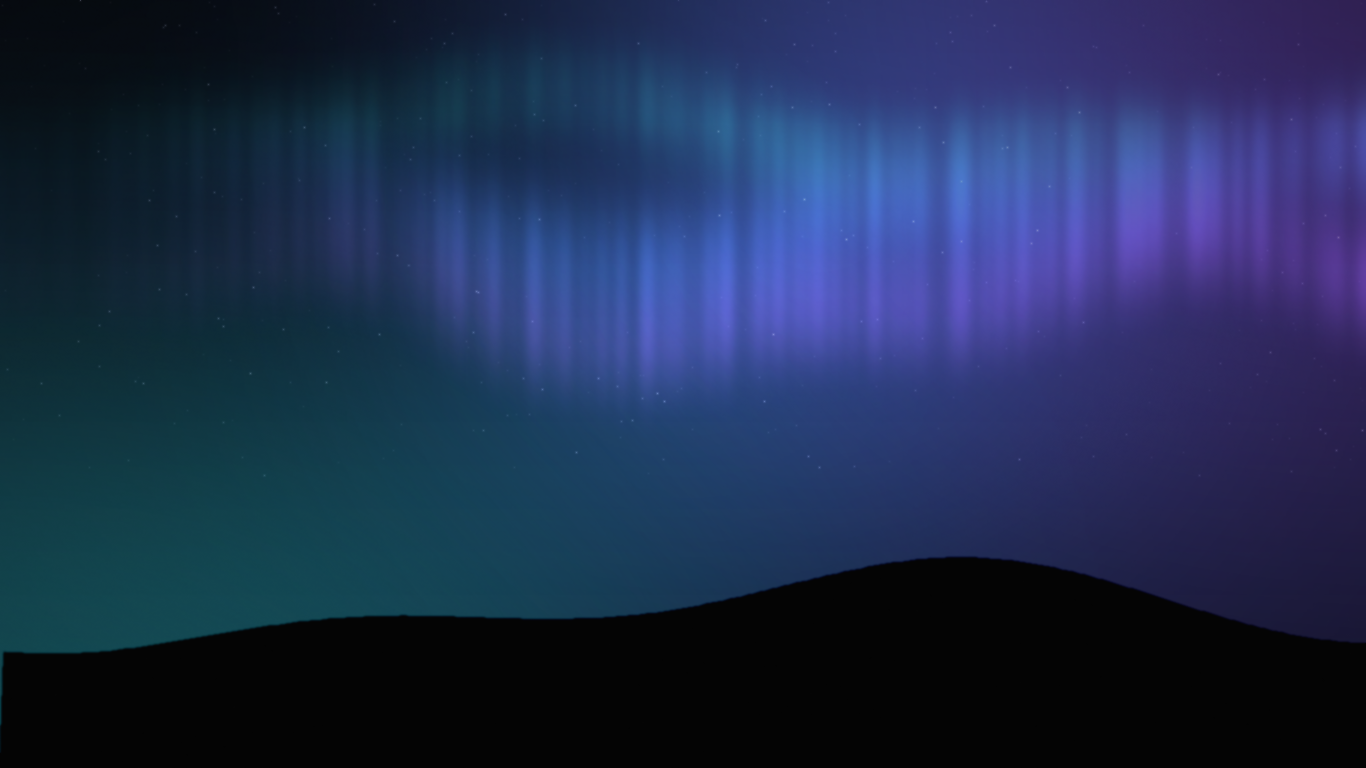

This figure's Python source:
"""Generate a 1366x768 'Midnight Aurora' wallpaper using only Pillow."""
import random
import math
from PIL import Image, ImageDraw, ImageFilter, ImageChops

W, H = 1366, 768
random.seed(7)

# ---------------------------------------------------------------- helpers
def vertical_gradient(stops, w=W, h=H):
    small = Image.new("RGB", (1, h))
    d = ImageDraw.Draw(small)
    for y in range(h):
        t = y / (h - 1)
        for i in range(len(stops) - 1):
            p0, c0 = stops[i]
            p1, c1 = stops[i + 1]
            if p0 <= t <= p1:
                k = 0 if p1 == p0 else (t - p0) / (p1 - p0)
                col = tuple(int(c0[j] + (c1[j] - c0[j]) * k) for j in range(3))
                d.point((0, y), fill=col)
                break
    return small.resize((w, h), Image.BILINEAR)


def radial_mask(radius):
    m = Image.new("L", (W, H), 0)
    ImageDraw.Draw(m).ellipse(
        [W / 2 - radius, H / 2 - radius, W / 2 + radius, H / 2 + radius], fill=255
    )
    return m.filter(ImageFilter.GaussianBlur(radius * 0.55))


def glow(canvas, cx, cy, radius, colour, strength):
    m = Image.new("L", (W, H), 0)
    ImageDraw.Draw(m).ellipse(
        [cx - radius, cy - radius, cx + radius, cy + radius], fill=255
    )
    m = m.filter(ImageFilter.GaussianBlur(radius * 0.55))
    col = Image.new("RGB", (W, H), tuple(int(c * strength) for c in colour))
    return ImageChops.add(canvas, ImageChops.multiply(col, Image.merge("RGB", (m, m, m))))


# ---------------------------------------------------------------- base
img = vertical_gradient(
    [(0.0, (4, 6, 16)), (0.55, (9, 14, 32)), (1.0, (13, 22, 46))]
)

img = glow(img, int(W * 0.16), int(H * 1.02), 420, (18, 120, 110), 0.85)
img = glow(img, int(W * 0.86), int(H * 0.06), 470, (96, 52, 150), 0.80)
img = glow(img, int(W * 0.60), int(H * 0.30), 340, (20, 90, 140), 0.55)

# ---------------------------------------------------------------- aurora
aw, ah = W // 2, H // 2
aur = Image.new("RGB", (aw, ah), (0, 0, 0))
ad = ImageDraw.Draw(aur)
ribbons = [((34, 226, 190), 0.16, 0.045, 26), ((86, 130, 255), 0.27, 0.060, 34),
           ((168, 92, 255), 0.38, 0.050, 30)]
for i, (colour, base, width, thickness) in enumerate(ribbons):
    phase = random.uniform(0, 6.28)
    freq = random.uniform(1.1, 1.9)
    pts = []
    for px in range(-10, aw + 11, 3):
        xn = px / aw
        cy = base + 0.055 * math.sin(xn * 6.28 * freq + phase)
        cy += 0.025 * math.sin(xn * 6.28 * freq * 2.3 + phase * 1.7)
        pts.append((px, cy * ah))
    ad.line(pts, fill=colour, width=thickness, joint="curve")
aur = aur.filter(ImageFilter.GaussianBlur(16))

# vertical streaks so the ribbons read as light shafts
streaks = Image.new("L", (aw, ah), 0)
sd = ImageDraw.Draw(streaks)
for x in range(0, aw, 3):
    v = 95 + 160 * (0.5 + 0.5 * math.sin(x * 0.55 + random.uniform(0, 6)))
    v *= random.uniform(0.7, 1.0)
    sd.line([(x, 0), (x, ah)], fill=int(v), width=2)
streaks = streaks.filter(ImageFilter.GaussianBlur(2.4))
aur = ImageChops.multiply(aur, Image.merge("RGB", (streaks, streaks, streaks)))

# fade the aurora at the top and clear a soft gutter on the left for the icons
gutter = Image.new("L", (256, 1))
gd = ImageDraw.Draw(gutter)
for x in range(256):
    t = x / 255
    gd.point((x, 0), fill=int(255 * min(1.0, 0.10 + (t / 0.34) ** 1.5 * 0.90)))
gutter = gutter.resize((W, H), Image.BILINEAR)

vfade = Image.new("L", (1, H))
vd = ImageDraw.Draw(vfade)
for y in range(H):
    t = y / (H - 1)
    vd.point((0, y), fill=int(255 * min(1.0, (t / 0.16) ** 1.2)))
vfade = vfade.resize((W, H), Image.BILINEAR)

fade = ImageChops.multiply(gutter, vfade)
aur = aur.resize((W, H), Image.BILINEAR).filter(ImageFilter.GaussianBlur(2))
aur = ImageChops.multiply(aur, Image.merge("RGB", (fade, fade, fade)))
img = ImageChops.add(img, aur.point(lambda v: int(v * 0.95)))

# ---------------------------------------------------------------- stars
stars = Image.new("RGB", (W, H), (0, 0, 0))
sd2 = ImageDraw.Draw(stars)
for _ in range(430):
    x = random.randrange(W)
    y = random.randrange(int(H * 0.62))
    b = int(30 + 210 * random.random() ** 2.6)
    sd2.point((x, y), fill=(b, b, min(255, int(b * 1.15))))
stars = stars.filter(ImageFilter.GaussianBlur(0.55))
img = ImageChops.add(img, stars)

# ---------------------------------------------------------------- ridge
def ridge(y_base, amp1, f1, amp2, f2, phase, shade):
    mask = Image.new("L", (W, H), 0)
    md = ImageDraw.Draw(mask)
    pts = [(0, H), (W, H)]
    for px in range(W, -1, -6):
        xn = px / (W - 1)
        y = y_base + amp1 * math.sin(xn * f1 + phase) + amp2 * math.sin(xn * f2 + phase * 2.3)
        pts.append((px, y * H))
    md.polygon(pts, fill=int(255 * shade))
    return mask.filter(ImageFilter.GaussianBlur(1.1))

ridge_mask = ridge(0.795, 0.045, 6.1, 0.025, 13.0, 0.7, 1.0)
ridge_mask = ImageChops.lighter(
    ridge_mask, ridge(0.875, 0.035, 4.3, 0.018, 17.0, 3.4, 0.95)
)
img = ImageChops.subtract(img, ImageChops.multiply(
    Image.merge("RGB", (ridge_mask, ridge_mask, ridge_mask)),
    Image.new("RGB", (W, H), (230, 232, 240)),
))

# ---------------------------------------------------------------- vignette + grain
vig = Image.radial_gradient("L").resize((W, H), Image.BILINEAR)
vig = vig.point(lambda v: int(v * 0.42))
img = Image.composite(Image.new("RGB", (W, H), (0, 0, 0)), img, vig)

grain = Image.effect_noise((W, H), 7).convert("RGB")
img = Image.blend(img, grain, 0.035)

img = img.filter(ImageFilter.SMOOTH)
img.save("/config/Pictures/wallpapers/midnight-aurora.png", optimize=True)
print("saved", img.size)
